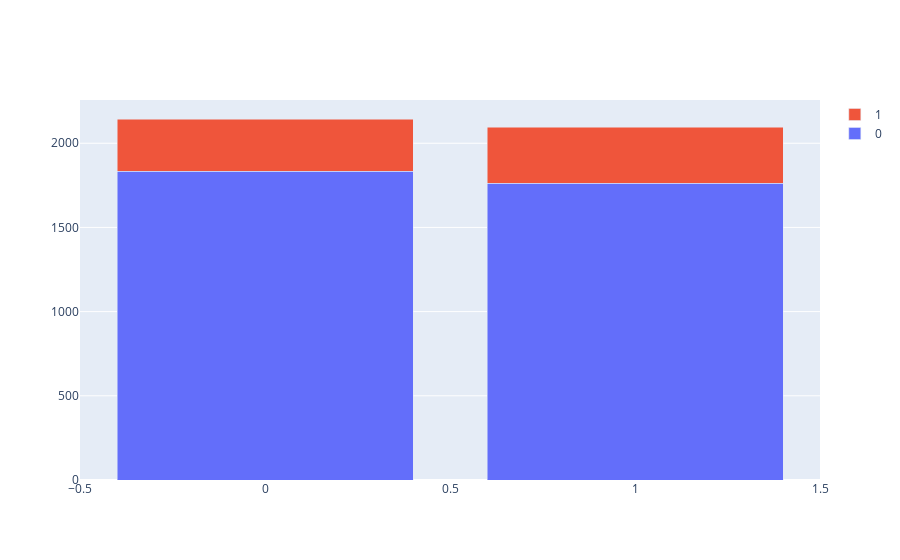

Notebook code for this chart:
### Code cell
draw_bar("currentSmoker", df)

### Figure 1 — Plotly figure (JSON) as saved in the notebook; plotly's stock layout.template omitted (floating-point values rounded to 4 significant figures)
{"data": [{"name": "0", "type": "bar", "x": [0, 1], "y": [1833, 1761]}, {"name": "1", "type": "bar", "x": [0, 1], "y": [311, 333]}], "layout": {"barmode": "stack"}}
